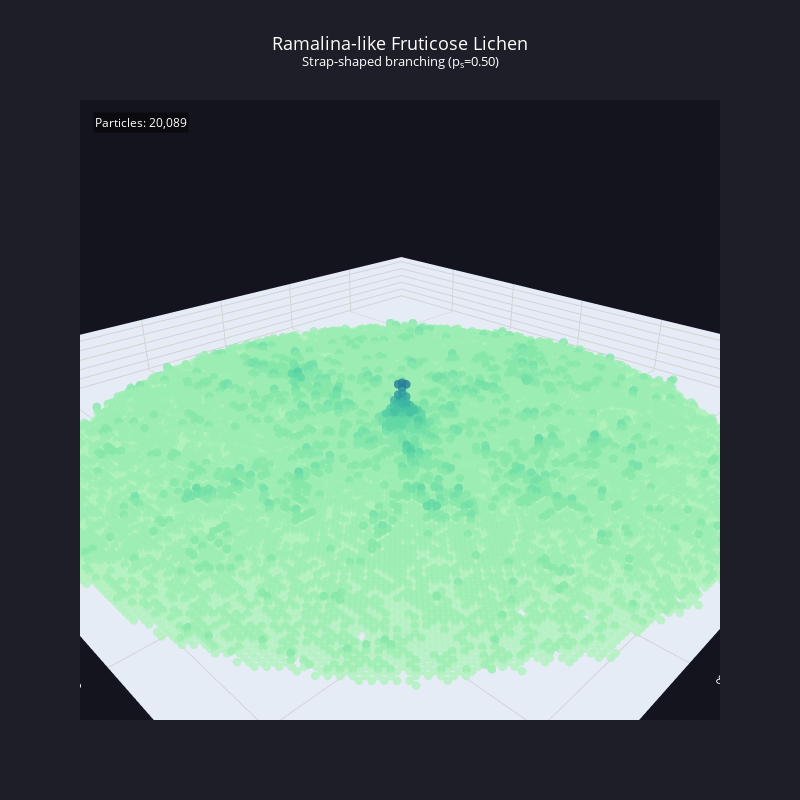

The notebook cell saved with this chart:
### Code cell
# Visualize Ramalina-like structure
plot_fruticose_3d(
    ramalina_grid,
    title="Ramalina-like Fruticose Lichen<br><sup>Strap-shaped branching (p<sub>s</sub>=0.50)</sup>",
    colorscale='Tealgrn',
    subsample=1,
    point_size=3
)

### Figure 1 — Plotly figure (JSON) as saved in the notebook; plotly's stock layout.template omitted (floating-point values rounded to 4 significant figures; data arrays with more than 128 entries replaced by an {"elided": "..."} marker saying what was removed)
{"data": [{"hovertemplate": "x: %{x}<br>y: %{y}<br>z: %{z}<extra></extra>", "marker": {"color": {"elided": "19487 float values"}, "colorscale": [[0, "rgb(176, 242, 188)"], [0.1667, "rgb(137, 232, 172)"], [0.3333, "rgb(103, 219, 165)"], [0.5, "rgb(76, 200, 163)"], [0.6667, "rgb(56, 178, 163)"], [0.8333, "rgb(44, 152, 160)"], [1, "rgb(37, 125, 152)"]], "line": {"width": 0}, "opacity": 0.8, "size": 3}, "mode": "markers", "type": "scatter3d", "x": {"elided": "19487 int values"}, "y": {"elided": "19487 int values"}, "z": {"elided": "19487 int values"}}], "layout": {"annotations": [{"bgcolor": "rgba(0,0,0,0.5)", "font": {"color": "white", "size": 12}, "showarrow": false, "text": "Particles: 20,089", "x": 0.02, "xref": "paper", "y": 0.98, "yref": "paper"}], "font": {"color": "white"}, "height": 800, "paper_bgcolor": "rgb(30, 30, 40)", "scene": {"aspectmode": "data", "bgcolor": "rgb(20, 20, 30)", "camera": {"eye": {"x": 1.5, "y": 1.5, "z": 1}, "up": {"x": 0, "y": 0, "z": 1}}, "xaxis": {"gridcolor": "lightgray", "showgrid": true, "title": {"text": "X"}}, "yaxis": {"gridcolor": "lightgray", "showgrid": true, "title": {"text": "Y"}}, "zaxis": {"gridcolor": "lightgray", "showgrid": true, "title": {"text": "Height"}}}, "title": {"font": {"size": 18}, "text": "Ramalina-like Fruticose Lichen<br><sup>Strap-shaped branching (p<sub>s</sub>=0.50)</sup>", "x": 0.5}, "width": 800}}
